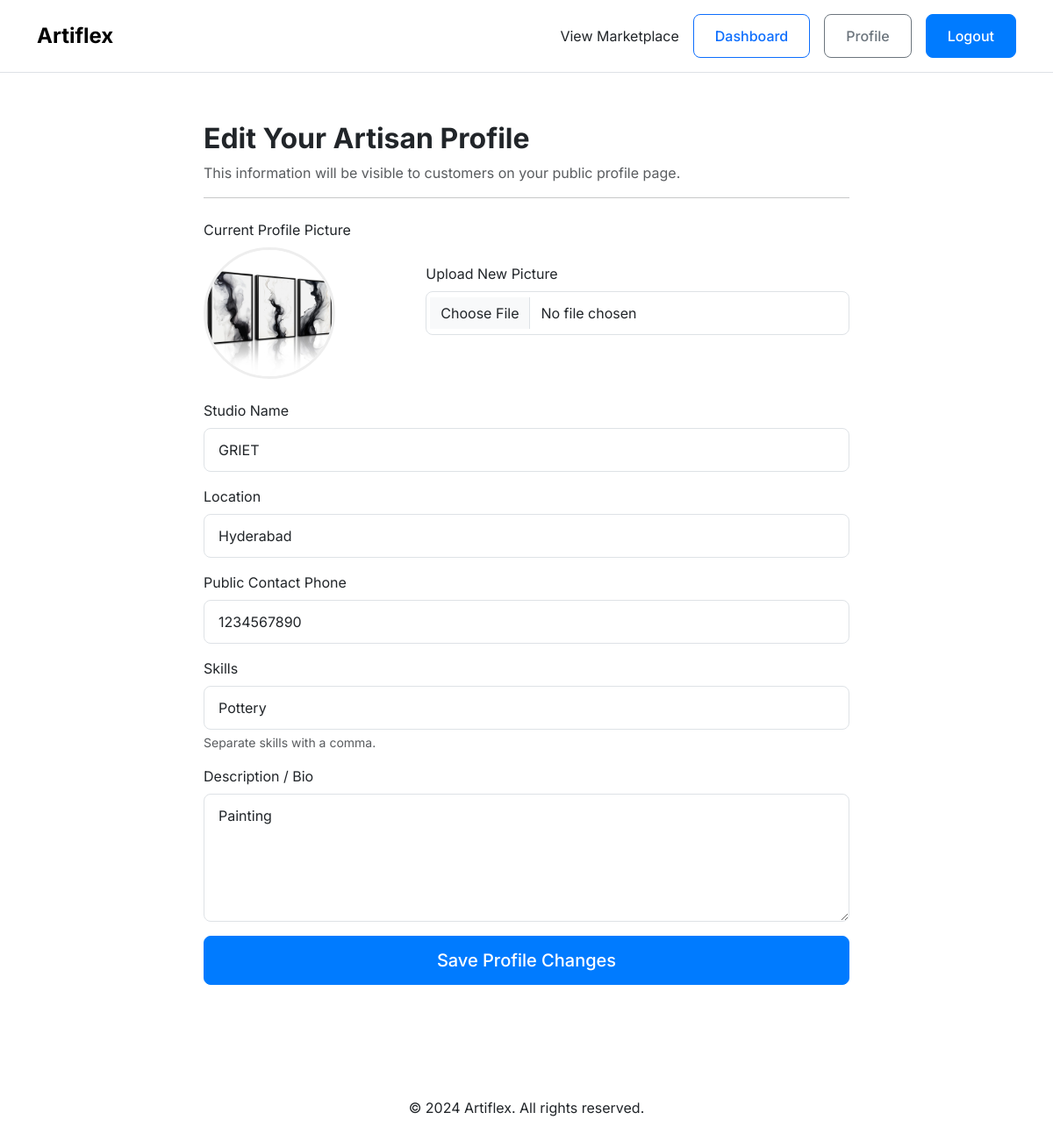
The app's page /artist/manage/profile/edit (signed in) with its own data.
### models.py (models this page shows)
class User(Base):
    __tablename__ = 'users'
    id = Column(Integer, primary_key=True)
    email = Column(String, unique=True, index=True, nullable=False)
    hashed_password = Column(String, nullable=False)
    full_name = Column(String)
    role = Column(Enum(UserRole), nullable=False)
    created_at = Column(DateTime, default=datetime.utcnow)
    profile_picture = Column(String, nullable=True, default='default_avatar.png') # Filename
    studio_name = Column(String, nullable=True)
    bio = Column(String, nullable=True) # This is the description
    skills = Column(String, nullable=True) # We'll store this as a comma-separated string, e.g., "Pottery,Glazing,Sculpting"
    location = Column(String, nullable=True) # e.g., "City, Country"
    phone_contact = Column(String, nullable=True)
    average_rating = Column(Float, default=0.0) # For the future rating system
    products = relationship("Product", back_populates="owner")
    orders = relationship("Order", back_populates="customer")

### routers/artist.py (the view)
@router.get("/profile/edit", response_class=HTMLResponse)
async def edit_artist_profile_page(request: Request, db: Session = Depends(get_db)):
    user_session = request.session.get("user")
    if not user_session or user_session.get("role") != "artist":
        return RedirectResponse(url="/login", status_code=303)
    artist = db.query(models.User).filter(models.User.id == user_session["id"]).first()
    return templates.TemplateResponse("artist/edit_profile.html", {"request": request, "artist": artist})

### templates/artist/edit_profile.html (shortened to what this page needs)
{% extends "layouts/base.html" %}
{% block content %}
<div class="row justify-content-center">
    <div class="col-md-8">
        <h2>Edit Your Artisan Profile</h2>
        <p class="text-muted">This information will be visible to customers on your public profile page.</p>
        <hr class="mb-4">
        <form action="/artist/manage/profile/edit" method="post" enctype="multipart/form-data">
            <div class="row mb-4">
                <div class="col-md-4">
                    <label class="form-label">Current Profile Picture</label><br>
                    <img src="{{ url_for('static', path='/uploads/profiles/' + artist.profile_picture) }}" alt="Profile Picture" class="rounded-circle" style="width: 150px; height: 150px; object-fit: cover; border: 3px solid #eee;">
                </div>
                <div class="col-md-8 align-self-center">
                    <label for="profile_picture" class="form-label">Upload New Picture</label>
                    <input class="form-control" type="file" id="profile_picture" name="profile_picture" accept="image/*">
                </div>
            </div>
            <div class="mb-3">
                <label for="studio_name" class="form-label">Studio Name</label>
                <input type="text" class="form-control" id="studio_name" name="studio_name" value="{{ artist.studio_name or '' }}" required>
            </div>
            <div class="mb-3">
                <label for="location" class="form-label">Location</label>
                <input type="text" class="form-control" id="location" name="location" placeholder="e.g., Mumbai, India" value="{{ artist.location or '' }}" required>
            </div>
            <div class="mb-3">
                <label for="phone_contact" class="form-label">Public Contact Phone</label>
                <input type="tel" class="form-control" id="phone_contact" name="phone_contact" value="{{ artist.phone_contact or '' }}" required>
            </div>
            <div class="mb-3">
                <label for="skills" class="form-label">Skills</label>
                <input type="text" class="form-control" id="skills" name="skills" placeholder="e.g., Pottery, Painting, Woodworking" value="{{ artist.skills or '' }}" required>
                <div class="form-text">Separate skills with a comma.</div>
            </div>
            <div class="mb-3">
                <label for="bio" class="form-label">Description / Bio</label>
                <textarea class="form-control" id="bio" name="bio" rows="5" placeholder="Tell customers your story, your inspiration, and what makes your craft unique." required>{{ artist.bio or '' }}</textarea>
            </div>
            <div class="d-grid">
                <button type="submit" class="btn btn-primary btn-lg">Save Profile Changes</button>
            </div>
        </form>
    </div>
</div>
{% endblock %}

### static/css/custom.css (style rules this page uses)
:root { --primary-color: #007bff; --primary-hover: #0056b3; --light-gray: #f8f9fa; --border-color: #dee2e6; --text-color: #212529; --text-muted: #6c757d; }
body { font-family: 'Inter', sans-serif; background-color: #ffffff; color: var(--text-color); }
h1, h2, h3, h4, h5, h6 { font-weight: 700; }
.btn { border-radius: 8px; font-weight: 500; padding: 0.75rem 1.5rem; transition: background-color 0.2s ease-in-out, border-color 0.2s ease-in-out; }
.btn-primary { background-color: var(--primary-color); border-color: var(--primary-color); }
.form-control, .form-select { border-radius: 8px; padding: 0.75rem 1rem; }

### records on screen
User: profile_picture (picture), studio_name "GRIET", location "Hyderabad", phone_contact "1234567890", skills "Pottery", bio "Painting"
